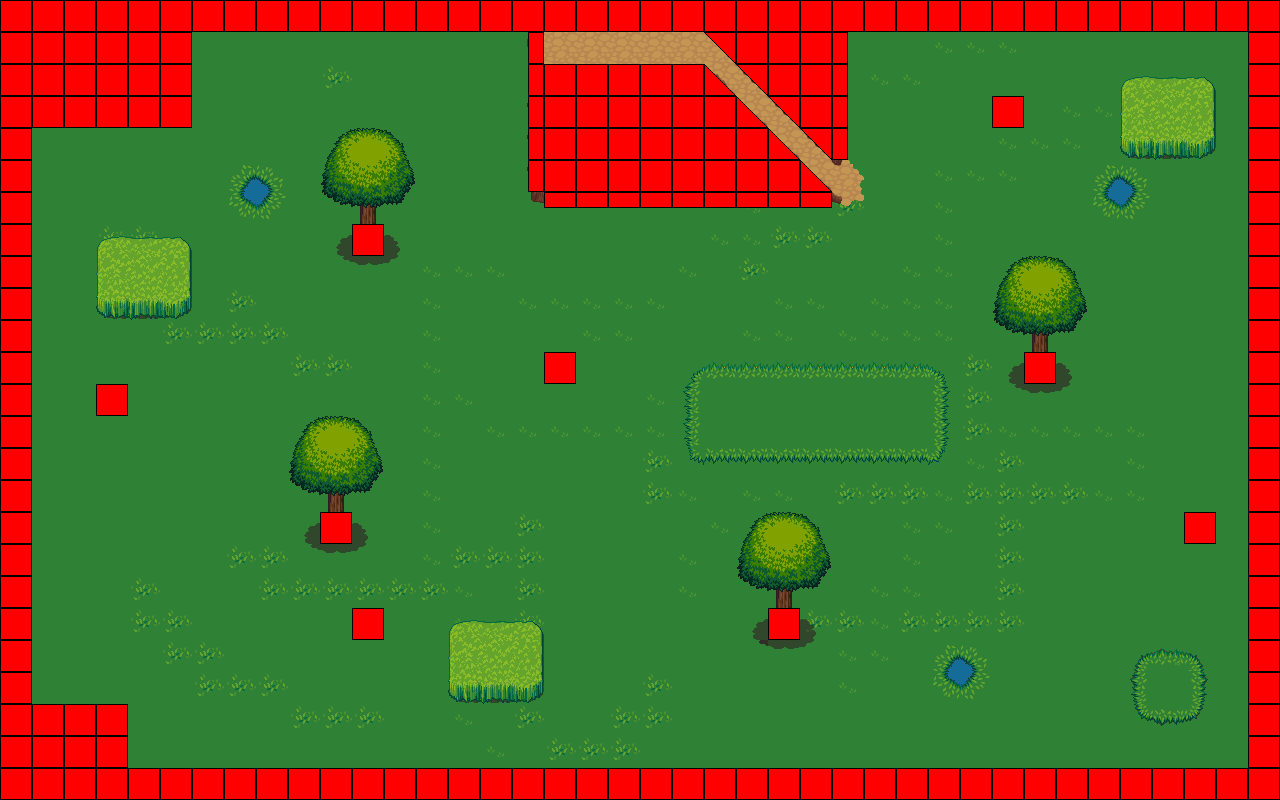

The image is a tile-based game level rendered from a .tmx file. Its description and source (layers, tilesets, objects; grid data summarised) follow:
An orthogonal 40x25 tile map with 32x32 px tiles, 7 tile layers (eau, sol, background, background 2, ...), 3 tilesets and 18 objects (changementMap, escalierGauche).

<map version="1.10" tiledversion="1.10.0" orientation="orthogonal" renderorder="right-down" width="40" height="25" tilewidth="32" tileheight="32" infinite="0" nextlayerid="11" nextobjectid="21">
 <tileset firstgid="1" source="tile_base_out_atlas.tsx" />
 <tileset firstgid="1025" source="tile_colision.tsx" />
 <tileset firstgid="1050" source="tile_terrain_atlas.tsx" />
 <layer id="2" name="eau" width="40" height="25">
  <data>[1000 cells, 1000 non-empty, 1 distinct tile ids]</data>
 </layer>
 <layer id="1" name="sol" width="40" height="25">
  <data>[1000 cells, 985 non-empty, 16 distinct tile ids]</data>
 </layer>
 <layer id="3" name="background" width="40" height="25">
  <data>[1000 cells, 232 non-empty, 32 distinct tile ids]</data>
 </layer>
 <layer id="4" name="background 2" width="40" height="25">
  <data>[1000 cells, 118 non-empty, 43 distinct tile ids]</data>
 </layer>
 <layer id="5" name="overground" width="40" height="25">
  <data>[1000 cells, 31 non-empty, 12 distinct tile ids]</data>
 </layer>
 <layer id="6" name="overground 2" width="40" height="25">
  <data>[1000 cells, 36 non-empty, 9 distinct tile ids]</data>
 </layer>
 <layer id="7" name="logique" width="40" height="25">
  <data>[1000 cells, 214 non-empty, 6 distinct tile ids]</data>
 </layer>
 <objectgroup id="8" name="trigger" width="1" height="1">
  <object id="1" type="changementMap" x="677" y="145" width="50" height="69">
   <properties>
    <property name="destiMap" value="map_grotte.tmx" />
    <property name="destiX" type="int" value="40" />
    <property name="destiY" type="int" value="736" />
   </properties>
  </object>
  <object id="2" type="escalierGauche" x="720" y="37" width="133" height="165" />
 </objectgroup>
 <objectgroup id="10" name="collision" width="1" height="1">
  <object id="5" x="0" y="0" width="193" height="130" />
  <object id="6" x="184" y="0" width="1095" height="34" />
  <object id="7" x="0" y="124" width="30" height="676" />
  <object id="8" x="25" y="704" width="108" height="98" />
  <object id="9" x="128" y="762" width="1148" height="38" />
  <object id="10" x="1246" y="30" width="32" height="770" />
  <object id="11" x="1182" y="510" width="34" height="36" />
  <object id="12" x="1022" y="350" width="34" height="36" />
  <object id="13" x="992" y="96" width="32" height="34" />
  <object id="14" x="544" y="354" width="30" height="30" />
  <object id="15" x="352" y="222" width="26" height="38" />
  <object id="16" x="94" y="382" width="32" height="32" />
  <object id="17" x="316" y="508" width="40" height="42" />
  <object id="18" x="354" y="604" width="30" height="34" />
  <object id="19" x="764" y="608" width="38" height="34" />
  <object id="20" x="526" y="27" width="325" height="178" />
 </objectgroup>
</map>
